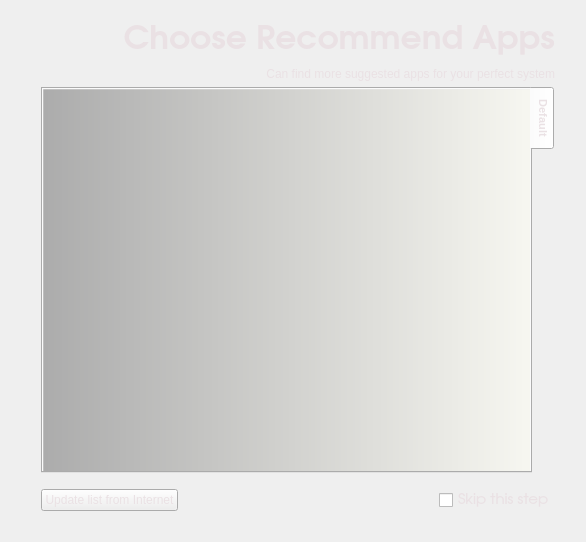
<?xml version="1.0" encoding="UTF-8"?>
<ui version="4.0">
 <class>recommendWidget</class>
 <widget class="QWidget" name="recommendWidget">
  <property name="geometry">
   <rect>
    <x>0</x>
    <y>0</y>
    <width>586</width>
    <height>542</height>
   </rect>
  </property>
  <property name="windowTitle">
   <string>Recommend</string>
  </property>
  <property name="styleSheet">
   <string>color: rgb(234, 225, 228);</string>
  </property>
  <layout class="QGridLayout" name="gridLayout">
   <item row="4" column="0">
    <spacer name="horizontalSpacer_3">
     <property name="orientation">
      <enum>Qt::Horizontal</enum>
     </property>
     <property name="sizeType">
      <enum>QSizePolicy::Fixed</enum>
     </property>
     <property name="sizeHint" stdset="0">
      <size>
       <width>30</width>
       <height>20</height>
      </size>
     </property>
    </spacer>
   </item>
   <item row="4" column="1">
    <layout class="QVBoxLayout" name="verticalLayout">
     <item>
      <widget class="QTabWidget" name="tabWidget">
       <property name="font">
        <font>
         <pointsize>8</pointsize>
         <weight>75</weight>
         <bold>true</bold>
        </font>
       </property>
       <property name="layoutDirection">
        <enum>Qt::LeftToRight</enum>
       </property>
       <property name="tabPosition">
        <enum>QTabWidget::East</enum>
       </property>
       <property name="tabShape">
        <enum>QTabWidget::Rounded</enum>
       </property>
       <property name="currentIndex">
        <number>0</number>
       </property>
       <widget class="QWidget" name="tab1">
        <property name="enabled">
         <bool>true</bool>
        </property>
        <property name="cursor">
         <cursorShape>PointingHandCursor</cursorShape>
        </property>
        <attribute name="title">
         <string>Default</string>
        </attribute>
        <widget class="QListWidget" name="listRecommendApp">
         <property name="geometry">
          <rect>
           <x>0</x>
           <y>0</y>
           <width>511</width>
           <height>411</height>
          </rect>
         </property>
         <property name="minimumSize">
          <size>
           <width>0</width>
           <height>300</height>
          </size>
         </property>
         <property name="styleSheet">
          <string notr="true">#listRecommendApp{background-color: qlineargradient(spread:pad, x1:0, y1:0, x2:1, y2:0, stop:0 rgba(0, 0, 0, 81), stop:0.00537634 rgba(0, 0, 0, 80), stop:1 rgba(250, 250, 230, 80));

border: 1px solid rgb(236, 236, 236, 80);}</string>
         </property>
         <property name="frameShape">
          <enum>QFrame::NoFrame</enum>
         </property>
         <property name="frameShadow">
          <enum>QFrame::Sunken</enum>
         </property>
         <property name="alternatingRowColors">
          <bool>false</bool>
         </property>
         <property name="textElideMode">
          <enum>Qt::ElideRight</enum>
         </property>
         <property name="isWrapping" stdset="0">
          <bool>false</bool>
         </property>
         <property name="resizeMode">
          <enum>QListView::Fixed</enum>
         </property>
         <property name="layoutMode">
          <enum>QListView::SinglePass</enum>
         </property>
         <property name="spacing">
          <number>0</number>
         </property>
         <property name="gridSize">
          <size>
           <width>0</width>
           <height>110</height>
          </size>
         </property>
         <property name="viewMode">
          <enum>QListView::ListMode</enum>
         </property>
         <property name="modelColumn">
          <number>0</number>
         </property>
         <property name="uniformItemSizes">
          <bool>false</bool>
         </property>
         <property name="batchSize">
          <number>100</number>
         </property>
        </widget>
       </widget>
      </widget>
     </item>
     <item>
      <spacer name="verticalSpacer_3">
       <property name="orientation">
        <enum>Qt::Vertical</enum>
       </property>
       <property name="sizeType">
        <enum>QSizePolicy::Fixed</enum>
       </property>
       <property name="sizeHint" stdset="0">
        <size>
         <width>20</width>
         <height>10</height>
        </size>
       </property>
      </spacer>
     </item>
     <item>
      <layout class="QHBoxLayout" name="horizontalLayout">
       <item>
        <widget class="QPushButton" name="pushUpdateButton">
         <property name="toolTip">
          <string>&lt;!DOCTYPE HTML PUBLIC &quot;-//W3C//DTD HTML 4.0//EN&quot; &quot;http://www.w3.org/TR/REC-html40/strict.dtd&quot;&gt;
&lt;html&gt;&lt;head&gt;&lt;meta name=&quot;qrichtext&quot; content=&quot;1&quot; /&gt;&lt;style type=&quot;text/css&quot;&gt;
p, li { white-space: pre-wrap; }
&lt;/style&gt;&lt;/head&gt;&lt;body style=&quot; font-family:'Sans Serif'; font-size:9pt; font-weight:400; font-style:normal;&quot;&gt;
&lt;p style=&quot; margin-top:0px; margin-bottom:0px; margin-left:0px; margin-right:0px; -qt-block-indent:0; text-indent:0px;&quot;&gt;&lt;span style=&quot; font-weight:600;&quot;&gt;Here you can download fresh recommend &lt;/span&gt;&lt;/p&gt;
&lt;p style=&quot; margin-top:0px; margin-bottom:0px; margin-left:0px; margin-right:0px; -qt-block-indent:0; text-indent:0px;&quot;&gt;&lt;span style=&quot; font-weight:600;&quot;&gt;application's list from blackPanther servers...&lt;/span&gt;&lt;/p&gt;&lt;/body&gt;&lt;/html&gt;</string>
         </property>
         <property name="text">
          <string>Update list from Internet</string>
         </property>
        </widget>
       </item>
       <item>
        <widget class="QLabel" name="labelUpdate">
         <property name="font">
          <font>
           <family>URW Gothic L</family>
           <pointsize>10</pointsize>
          </font>
         </property>
         <property name="text">
          <string/>
         </property>
        </widget>
       </item>
       <item>
        <spacer name="horizontalSpacer_5">
         <property name="orientation">
          <enum>Qt::Horizontal</enum>
         </property>
         <property name="sizeType">
          <enum>QSizePolicy::Expanding</enum>
         </property>
         <property name="sizeHint" stdset="0">
          <size>
           <width>20</width>
           <height>20</height>
          </size>
         </property>
        </spacer>
       </item>
       <item>
        <widget class="QCheckBox" name="checkBox">
         <property name="font">
          <font>
           <family>URW Gothic L</family>
           <pointsize>11</pointsize>
          </font>
         </property>
         <property name="toolTip">
          <string>&lt;!DOCTYPE HTML PUBLIC &quot;-//W3C//DTD HTML 4.0//EN&quot; &quot;http://www.w3.org/TR/REC-html40/strict.dtd&quot;&gt;
&lt;html&gt;&lt;head&gt;&lt;meta name=&quot;qrichtext&quot; content=&quot;1&quot; /&gt;&lt;style type=&quot;text/css&quot;&gt;
p, li { white-space: pre-wrap; }
&lt;/style&gt;&lt;/head&gt;&lt;body style=&quot; font-family:'Sans Serif'; font-size:9pt; font-weight:400; font-style:normal;&quot;&gt;
&lt;p style=&quot; margin-top:0px; margin-bottom:0px; margin-left:0px; margin-right:0px; -qt-block-indent:0; text-indent:0px;&quot;&gt;&lt;span style=&quot; font-size:10pt; font-weight:600;&quot;&gt;If don't want installing plugins or applications, &lt;/span&gt;&lt;/p&gt;
&lt;p style=&quot; margin-top:0px; margin-bottom:0px; margin-left:0px; margin-right:0px; -qt-block-indent:0; text-indent:0px;&quot;&gt;&lt;span style=&quot; font-size:10pt; font-weight:600;&quot;&gt;check this box... The plugins need to more applications,&lt;/span&gt;&lt;/p&gt;
&lt;p style=&quot; margin-top:0px; margin-bottom:0px; margin-left:0px; margin-right:0px; -qt-block-indent:0; text-indent:0px;&quot;&gt;&lt;span style=&quot; font-size:10pt; font-weight:600;&quot;&gt;like flash-player to can watch videos on Internet.&lt;/span&gt;&lt;/p&gt;&lt;/body&gt;&lt;/html&gt;</string>
         </property>
         <property name="styleSheet">
          <string notr="true"/>
         </property>
         <property name="text">
          <string>Skip this step</string>
         </property>
        </widget>
       </item>
      </layout>
     </item>
    </layout>
   </item>
   <item row="4" column="2">
    <spacer name="horizontalSpacer_4">
     <property name="orientation">
      <enum>Qt::Horizontal</enum>
     </property>
     <property name="sizeType">
      <enum>QSizePolicy::Fixed</enum>
     </property>
     <property name="sizeHint" stdset="0">
      <size>
       <width>20</width>
       <height>20</height>
      </size>
     </property>
    </spacer>
   </item>
   <item row="5" column="1">
    <spacer name="verticalSpacer_6">
     <property name="orientation">
      <enum>Qt::Vertical</enum>
     </property>
     <property name="sizeType">
      <enum>QSizePolicy::Fixed</enum>
     </property>
     <property name="sizeHint" stdset="0">
      <size>
       <width>20</width>
       <height>20</height>
      </size>
     </property>
    </spacer>
   </item>
   <item row="0" column="1">
    <widget class="QLabel" name="label">
     <property name="sizePolicy">
      <sizepolicy hsizetype="Fixed" vsizetype="Fixed">
       <horstretch>0</horstretch>
       <verstretch>0</verstretch>
      </sizepolicy>
     </property>
     <property name="minimumSize">
      <size>
       <width>0</width>
       <height>50</height>
      </size>
     </property>
     <property name="font">
      <font>
       <family>URW Gothic L</family>
       <pointsize>25</pointsize>
       <weight>75</weight>
       <bold>true</bold>
      </font>
     </property>
     <property name="layoutDirection">
      <enum>Qt::RightToLeft</enum>
     </property>
     <property name="styleSheet">
      <string/>
     </property>
     <property name="text">
      <string>Choose Recommend Apps</string>
     </property>
     <property name="alignment">
      <set>Qt::AlignRight|Qt::AlignTrailing|Qt::AlignVCenter</set>
     </property>
    </widget>
   </item>
   <item row="1" column="1">
    <widget class="QLabel" name="label_2">
     <property name="text">
      <string>Can find more suggested apps for your perfect system</string>
     </property>
     <property name="alignment">
      <set>Qt::AlignRight|Qt::AlignTrailing|Qt::AlignVCenter</set>
     </property>
    </widget>
   </item>
  </layout>
 </widget>
 <resources/>
 <connections/>
</ui>
